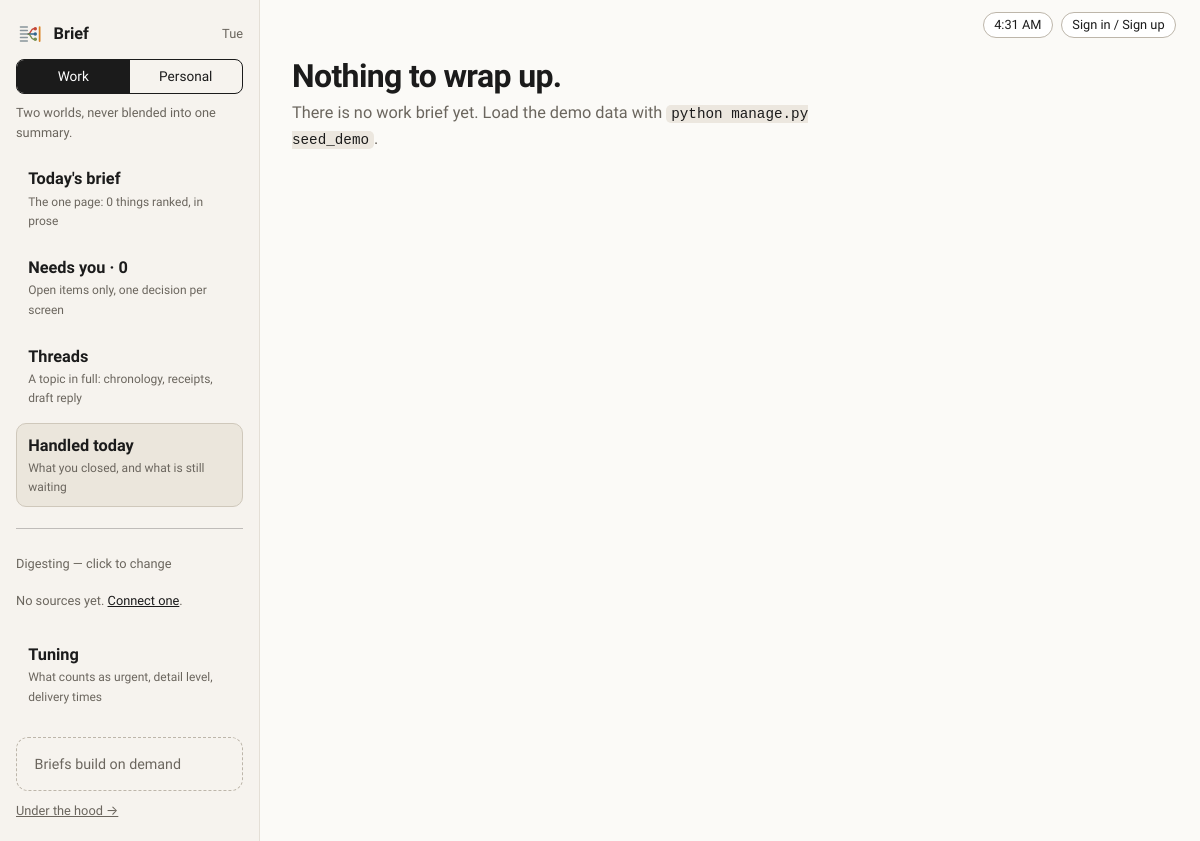
Before: /work/handled/ (signed in) with the older database file.
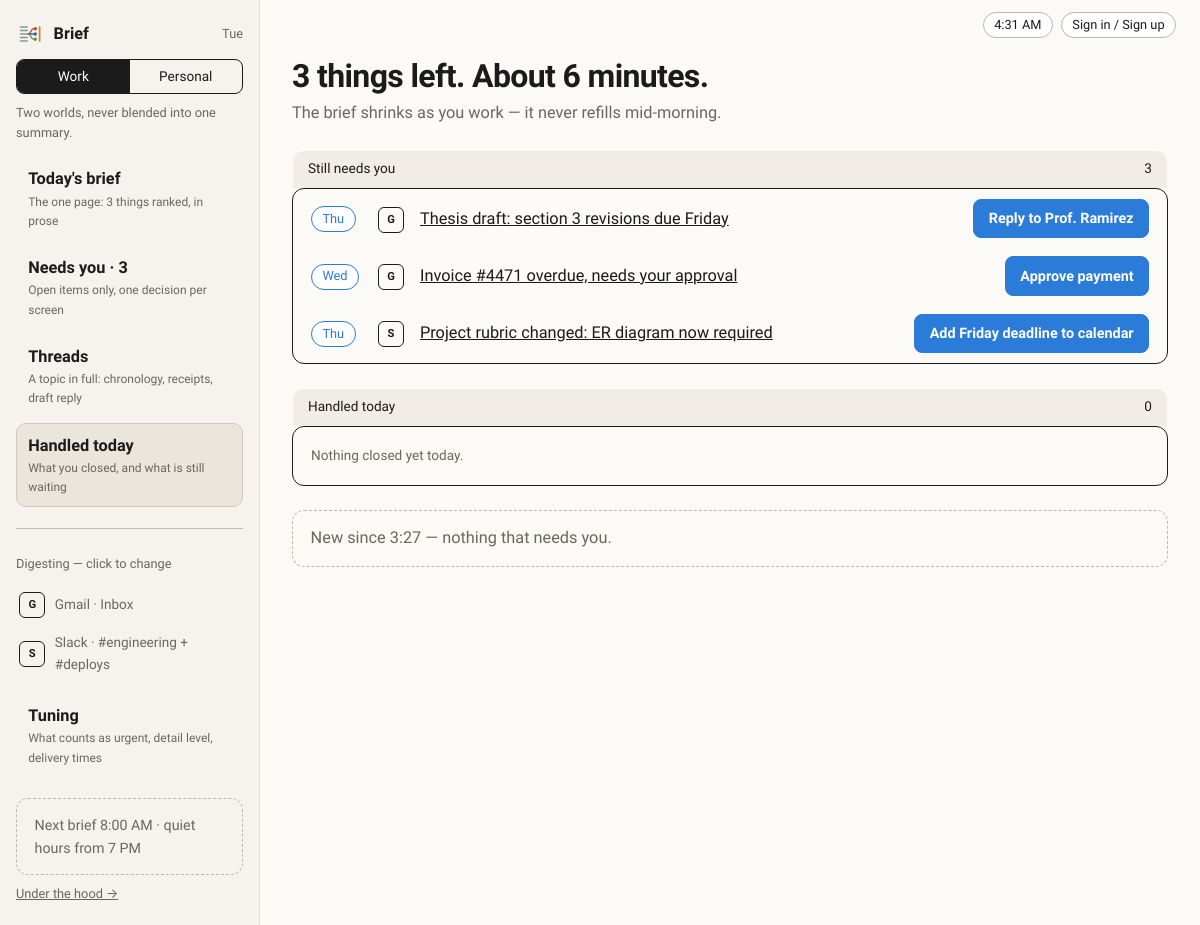
After: the same page with the newer database file.
### unopsis/models.py (models this page shows, shortened)
class Connection(models.Model):
    class Status(models.TextChoices):
        CONNECTED = "connected", "Connected"
        ERROR = "error", "Error"
        REVOKED = "revoked", "Revoked"
    space = models.ForeignKey(Space, on_delete=models.CASCADE, related_name="connections")
    provider = models.CharField(max_length=32, choices=Provider.choices)
    external_account = models.CharField(
        max_length=254,
        help_text="Identifier at the provider, e.g. an address, workspace, or handle.",
    )
    display_name = models.CharField(max_length=120, blank=True)
    status = models.CharField(max_length=16, choices=Status.choices, default=Status.CONNECTED)
    read_only = models.BooleanField(default=True)
    token_ref = models.CharField(
        max_length=200, blank=True,
        help_text=(
            "Opaque pointer to credentials held in a secrets store. No token "
            "material is ever written to this table."
        ),
    )
    included_scopes = models.JSONField(
        default=list, blank=True,
        help_text=(
            'Which channels/labels/chats count, e.g. '
            '[{"id":"C08KJ21X","name":"#engineering","type":"channel"}]. '
            "Excluded scopes are simply absent."
        ),
    )
    last_synced_at = models.DateTimeField(null=True, blank=True)
    last_error = models.TextField(blank=True)
    class Meta:
        ordering = ["space", "provider", "external_account"]
        constraints = [
            models.UniqueConstraint(
                fields=["space", "provider", "external_account"],
                name="uniq_connection_per_space_provider_account",
            )
        ]

class Space(models.Model):
    class Kind(models.TextChoices):
        WORK = "work", "Work"
        PERSONAL = "personal", "Personal"
    user = models.ForeignKey(
        settings.AUTH_USER_MODEL, on_delete=models.CASCADE, related_name="spaces"
    )
    kind = models.CharField(max_length=16, choices=Kind.choices)
    detail_level = models.IntegerField(
        default=3, help_text="1 = a single line per item, 5 = a full recap."
    )
    quiet_start = models.TimeField(null=True, blank=True)
    quiet_end = models.TimeField(null=True, blank=True)
    deliver_in_app = models.BooleanField(default=True)
    deliver_email = models.BooleanField(default=True)
    deliver_chat_dm = models.BooleanField(default=False)
    digest_times = models.JSONField(
        default=list, blank=True,
        help_text='When to build, e.g. ["08:00", "16:30"]. Weekday-only by convention.',
    )
    rules = models.JSONField(
        default=list, blank=True,
        help_text=(
            'Always/never surface instructions, e.g. '
            '[{"mode":"always","target":"person","value":"Prof. Ramirez"}].'
        ),
    )
    created_at = models.DateTimeField(auto_now_add=True)
    class Meta:
        ordering = ["user", "kind"]
        constraints = [
            models.UniqueConstraint(fields=["user", "kind"], name="uniq_space_per_user_kind")
        ]

class BriefItem(models.Model):
    class Lane(models.TextChoices):
        NEEDS_YOU = "needs_you", "Needs you"
        MOVING = "moving", "Moving without you"
        FYI = "fyi", "FYI"
    class State(models.TextChoices):
        OPEN = "open", "Open"
        HANDLED = "handled", "Handled"
        SNOOZED = "snoozed", "Snoozed"
        DISMISSED = "dismissed", "Dismissed"
    brief = models.ForeignKey(Brief, on_delete=models.CASCADE, related_name="items")
    title = models.CharField(max_length=200, help_text="The subject this item is about.")
    messages = models.ManyToManyField(
        Message, related_name="brief_items", blank=True,
        help_text="The receipts: every message this item's summary rests on.",
    )
    primary_message = models.ForeignKey(
        Message,
        on_delete=models.SET_NULL,
        null=True, blank=True, related_name="lead_for_items",
    )
    lane = models.CharField(max_length=16, choices=Lane.choices)
    rank = models.PositiveIntegerField()
    summary = models.TextField()
    why = models.TextField(blank=True, help_text="Why this surfaced -- shown on demand.")
    deadline_at = models.DateTimeField(null=True, blank=True)
    state = models.CharField(max_length=16, choices=State.choices, default=State.OPEN)
    handled_at = models.DateTimeField(null=True, blank=True)
    snoozed_until = models.DateTimeField(null=True, blank=True)
    actions = models.JSONField(
        default=list, blank=True,
        help_text=(
            'Offered actions, e.g. '
            '[{"kind":"reply","label":"Reply to Prof. Ramirez","primary":true}].'
        ),
    )
    draft_body = models.TextField(blank=True, help_text="A reply composed but not yet sent.")
    draft_sent_at = models.DateTimeField(null=True, blank=True)
    open_count = models.PositiveIntegerField(default=0)
    feedback = models.SmallIntegerField(
        default=0, help_text="-1 thumbs down, 0 none, +1 thumbs up."
    )
    class Meta:
        ordering = ["lane", "rank"]
        constraints = [
            models.UniqueConstraint(fields=["brief", "lane", "rank"], name="uniq_slot_per_brief"),
            models.UniqueConstraint(fields=["brief", "title"], name="uniq_title_per_brief"),
        ]

class Message(models.Model):
    connection = models.ForeignKey(Connection, on_delete=models.CASCADE, related_name="messages")
    author = models.ForeignKey(
        Person,
        on_delete=models.PROTECT,
        related_name="messages",
    )
    external_id = models.CharField(max_length=200, help_text="The provider's own message id.")
    scope_name = models.CharField(
        max_length=200, blank=True,
        help_text="Channel/label the message arrived in, denormalized from the provider.",
    )
    sent_at = models.DateTimeField()
    body = models.TextField()
    permalink = models.URLField(blank=True)
    is_noise = models.BooleanField(default=False)
    raw = models.JSONField(default=dict, blank=True)
    class Meta:
        ordering = ["-sent_at"]
        constraints = [
            models.UniqueConstraint(
                fields=["connection", "external_id"], name="uniq_message_per_connection"
            )
        ]
        indexes = [
            models.Index(fields=["connection", "sent_at"], name="idx_message_conn_sent"),
        ]

class Brief(models.Model):
    class Trigger(models.TextChoices):
        SCHEDULED = "scheduled", "Scheduled"
        ON_DEMAND = "on_demand", "On demand"
    class Status(models.TextChoices):
        BUILDING = "building", "Building"
        READY = "ready", "Ready"
        FAILED = "failed", "Failed"
    space = models.ForeignKey(Space, on_delete=models.CASCADE, related_name="briefs")
    window_start = models.DateTimeField()
    window_end = models.DateTimeField()
    trigger = models.CharField(max_length=16, choices=Trigger.choices)
    status = models.CharField(max_length=16, choices=Status.choices, default=Status.BUILDING)
    headline = models.CharField(
        max_length=200, blank=True,
        help_text='The one line at the top, e.g. "Three things need you before noon."',
    )
    message_count = models.PositiveIntegerField(default=0)
    topic_count = models.PositiveIntegerField(default=0)
    read_seconds = models.PositiveIntegerField(default=0, help_text="Estimated time to read.")
    steps = models.JSONField(
        default=list, blank=True,
        help_text=(
            'Generation progress for the waiting screen, e.g. '
            '[{"label":"Reading 212 messages","status":"done","ms":3100}].'
        ),
    )
    model_version = models.CharField(max_length=80, blank=True)
    generated_at = models.DateTimeField(null=True, blank=True)
    class Meta:
        ordering = ["-window_end"]
        constraints = [
            models.UniqueConstraint(
                fields=["space", "window_start", "window_end"],
                condition=Q(trigger="scheduled"),
                name="uniq_scheduled_brief_per_window",
            )
        ]

### unopsis/app_views.py (the view)
# urls.py: path("work/handled/", app_views.handled, name="app-work-handled"),
@login_required
def handled(request):
    space, brief, now = _world(WORK, request.user)
    still = list(ui.lane_items(brief, NEEDS_YOU))
    for item in still:
        item.primary = ui.primary_action(item)
    start_of_day = timezone.localtime(now).replace(hour=0, minute=0, second=0, microsecond=0)
    done_today = (
        brief.items.filter(state=HANDLED, handled_at__gte=start_of_day)
        .select_related("primary_message__connection").order_by("-handled_at")
        if brief else BriefItem.objects.none()
    )
    done = request.GET.get("done", "")
    just_done = (
        BriefItem.objects.filter(pk=int(done), state=HANDLED, brief__space__kind=WORK,
                                 brief__space__user=request.user).first()
        if done.isascii() and done.isdigit() else None   # "²".isdigit() is True; int("²") fails
    )
    since = (brief.generated_at or brief.window_end) if brief else None
    new_since = (
        Message.objects.filter(connection__space=space, sent_at__gt=since).count() if since else 0
    )
    return _render_world(
        request, "unopsis/app/handled.html", WORK, "handled", space, brief, now,
        still=still, minutes=len(still) * MINUTES_PER_DECISION, done_today=done_today,
        just_done=just_done, since=since, new_since=new_since,
    )

### templates/unopsis/app/handled.html (shortened to what this page needs)
{% extends "unopsis/app/shell.html" %}
{% load app_ui %}
{% block rail %}{% include "unopsis/app/_rail_world.html" %}{% endblock %}
{% block rail_foot %}{% include "unopsis/app/_rail_world_foot.html" %}{% endblock %}
{% block topbar %}<span class="chip">{{ today|time:"g:i A" }}</span>{% endblock %}
{% block app_content %}
{% if not brief %}
  <h1 class="page-title">Nothing to wrap up.</h1>
  <p class="page-sub">There is no work brief yet. Load the demo data with <code>python manage.py seed_demo</code>.</p>
{% else %}
  <h1 class="page-title">{% if still %}{{ still|length }} thing{{ still|length|pluralize }} left. About {{ minutes }} minutes.{% else %}Nothing left.{% endif %}</h1>
  <p class="page-sub">The brief shrinks as you work — it never refills mid-morning.</p>
  <table class="table-app my-4">
    <caption>Still needs you <span class="float-end">{{ still|length }}</span></caption>
    <tbody>
      {% for item in still %}
        <tr>
          <td class="px-3 py-2" style="width: 4rem"><span class="chip chip--on">{% if item.deadline_at %}{{ item.deadline_at|date:"D" }}{% else %}now{% endif %}</span></td>
          <td class="py-2" style="width: 2.5rem"><span class="tile">{% if item.primary_message %}{{ item.primary_message.connection|provider_letter }}{% else %}·{% endif %}</span></td>
          <td class="py-2"><a href="{% url 'app-work-focus' item.pk %}">{{ item.title }}</a></td>
          <td class="px-3 py-2 text-end">
            <form method="post" action="{% url 'app-item-action' item.pk %}">{% csrf_token %}
              <button class="btn-app btn-app--primary" type="submit" title="Marks this handled in Unopsis — nothing is sent anywhere">{{ item.primary.label|default:"Mark handled" }}</button>
            </form>
          </td>
        </tr>
      {% empty %}
        <tr><td class="px-3 py-3 meta">Nothing is waiting on you.</td></tr>
      {% endfor %}
    </tbody>
  </table>
  <table class="table-app mb-4">
    <caption>Handled today <span class="float-end">{{ done_today|length }}</span></caption>
    <tbody>
      {% for item in done_today %}
        <tr>
          <td class="px-3 py-2" style="width: 4rem"><span class="check">✓</span></td>
          <td class="py-2" style="width: 2.5rem"><span class="tile">{% if item.primary_message %}{{ item.primary_message.connection|provider_letter }}{% else %}·{% endif %}</span></td>
          <td class="py-2 meta">{{ item.title }} — handled {{ item.handled_at|time:"g:i" }}</td>
          <td class="px-3 py-2 text-end"><a class="meta" href="{% url 'app-thread' 'work' item.pk %}">view</a></td>
        </tr>
      {% empty %}
        <tr><td class="px-3 py-3 meta">Nothing closed yet today.</td></tr>
      {% endfor %}
    </tbody>
  </table>
  <p class="hint">
    {% if new_since %}{{ new_since }} new message{{ new_since|pluralize }} since {{ since|time:"g:i" }} — folded into the {% if next_digest %}{{ next_digest|time:"g:i A" }}{% else %}next{% endif %} brief.{% else %}New since {{ since|time:"g:i" }} — nothing that needs you.{% endif %}
  </p>
{% endif %}
{% endblock %}

### templates/unopsis/app/shell.html (shortened to what this page needs)
{% extends "base.html" %}
{% load static %}
{% block extra_css %}<link rel="stylesheet" href="{% static 'css/app.css' %}">{% endblock %}
{% block body_class %}app-body{% endblock %}
{% block body %}
<div class="app-shell">
  <aside class="app-rail" aria-label="Sidebar">
    {% block rail %}{% endblock %}
    <div class="app-rail__foot">
      {% block rail_foot %}{% endblock %}
      <a class="app-rail__under" href="{% url 'under-the-hood' %}">Under the hood →</a>
    </div>
  </aside>
  <div class="app-main">
    <header class="app-topbar">
      {% block topbar %}{% endblock %}
      <a class="chip" href="{% url 'app-login' %}">Sign in / Sign up</a>
    </header>
    <main class="app-content">
      {% block app_content %}{% endblock %}
    </main>
  </div>
</div>
{% endblock %}

### templates/base.html (shortened to what this page needs)
{% load static %}
<!DOCTYPE html>
<html lang="en">
<head>
  <link rel="stylesheet" href="https://cdn.jsdelivr.net/npm/bootstrap@5.3.2/dist/css/bootstrap.min.css">
  <link rel="stylesheet" href="{% static 'css/unopsis.css' %}">
  {% block extra_css %}{% endblock %}
</head>
<body class="{% block body_class %}{% endblock %}">
{% block body %}{% endblock %}
</body>
</html>

### templates/unopsis/app/_rail_world.html (shortened to what this page needs)
{% load static app_ui %}
<div class="rail-brand">
  <img class="rail-logo" src="{% static 'img/unopsis-logo.svg' %}" alt="">
  {% if world == 'work' %}Brief{% else %}Catch up{% endif %}
  <span class="rail-day">{{ today|date:"D" }}</span>
</div>
<nav class="segmented" aria-label="Switch world">
  <a href="{% url 'app-work-brief' %}" class="{% if world == 'work' %}is-on{% endif %}"
     {% if world == 'work' %}aria-current="page"{% endif %}>Work</a>
  <a href="{% url 'app-personal-catchup' %}" class="{% if world == 'personal' %}is-on{% endif %}"
     {% if world == 'personal' %}aria-current="page"{% endif %}>Personal</a>
</nav>
<p class="rail-note">{% if world == 'work' %}Two worlds, never blended into one summary.{% else %}Different sources, different ranking.{% endif %}</p>
{% if world == 'work' %}
  <a class="rail-link {% if active == 'brief' %}is-active{% endif %}" href="{% url 'app-work-brief' %}">
    <strong>Today's brief</strong><small>The one page: {{ needs_you_count }} thing{{ needs_you_count|pluralize }} ranked, in prose</small></a>
  <a class="rail-link {% if active == 'needs-you' %}is-active{% endif %}" href="{% url 'app-work-needs-you' %}">
    <strong>Needs you · {{ needs_you_count }}</strong><small>Open items only, one decision per screen</small></a>
  <a class="rail-link {% if active == 'threads' %}is-active{% endif %}"
     href="{% if first_needs_you %}{% url 'app-thread' 'work' first_needs_you.pk %}{% else %}{% url 'app-work-brief' %}{% endif %}">
    <strong>Threads</strong><small>A topic in full: chronology, receipts, draft reply</small></a>
  <a class="rail-link {% if active == 'handled' %}is-active{% endif %}" href="{% url 'app-work-handled' %}">
    <strong>Handled today</strong><small>What you closed, and what is still waiting</small></a>
  <hr>
  <p class="rail-label">Digesting — click to change</p>
  {% for row in connections %}
    <a class="rail-source {% if row.broken %}is-broken{% endif %}" href="{% url 'app-setup-scope' %}">
      <span class="tile">{{ row.connection|provider_letter }}</span>
      <span>{% if row.broken %}{{ row.connection.get_provider_display }} · can't sync{% else %}{{ row.label }}{% endif %}</span>
    </a>
  {% empty %}
    <p class="rail-note">No sources yet. <a href="{% url 'app-setup-sources' %}">Connect one</a>.</p>
  {% endfor %}
  <a class="rail-link mt-2" href="{% url 'app-setup-tuning' %}">
    <strong>Tuning</strong><small>What counts as urgent, detail level, delivery times</small></a>
{% endif %}

### templates/unopsis/app/_rail_world_foot.html
<p class="hint small mb-0">
  {% if next_digest %}Next brief {{ next_digest|time:"g:i A" }}{% else %}Briefs build on demand{% endif %}
  {% if space.quiet_start %}· quiet hours from {{ space.quiet_start|time:"g A" }}{% endif %}
</p>

Changed rows visible on the page:
added Connection: connection|provider_letter "G", label "Gmail · Inbox"
added Connection: connection|provider_letter "S", label "Slack · #engineering + #deploys"
added Space: quiet_start "7 PM"
added BriefItem: deadline_at "Thu", primary_message.connection|provider_letter "G", title "Thesis draft: section 3 revisions due Friday", primary.label "Reply to Prof. Ramirez"
added BriefItem: deadline_at "Wed", primary_message.connection|provider_letter "G", title "Invoice #4471 overdue, needs your approval", primary.label "Approve payment"
added BriefItem: deadline_at "Thu", primary_message.connection|provider_letter "S", title "Project rubric changed: ER diagram now required", primary.label "Add Friday deadline to calendar"
added Brief: generated_at "3:27"
Other visible differences:
{{ needs_you_count }}: "0" → "3"
{{ next_digest|time:"g:i A" }}: (not shown) → "8:00 AM"
{{ still|length }}: (not shown) → "3"
{{ minutes }}: (not shown) → "6"
{{ done_today|length }}: (not shown) → "0"
text no longer shown: "No sources yet. Connect one . Briefs build on demand Nothing to wrap up. There is no work brief yet. Load the demo data with python manage.py seed_demo ."
text now shown: "Next brief · quiet hours from thing left. About minutes. The brief shrinks as you work — it never refills mid-morning. Still needs you Handled today Nothing closed yet today. New since — nothing that needs you."
